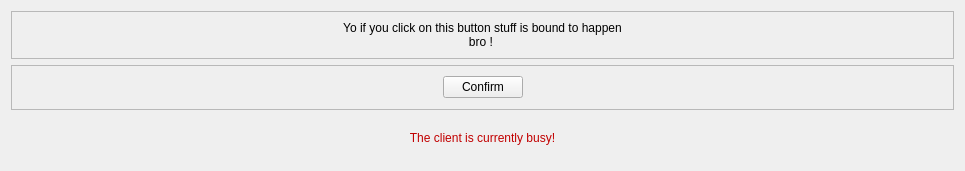
<?xml version="1.0" encoding="UTF-8"?>
<ui version="4.0">
 <class>confirmWidget</class>
 <widget class="QWidget" name="confirmWidget">
  <property name="geometry">
   <rect>
    <x>0</x>
    <y>0</y>
    <width>965</width>
    <height>171</height>
   </rect>
  </property>
  <property name="windowTitle">
   <string>Form</string>
  </property>
  <property name="styleSheet">
   <string notr="true"/>
  </property>
  <layout class="QVBoxLayout" name="verticalLayout_2" stretch="0,0,0">
   <item>
    <widget class="QFrame" name="frame_2">
     <property name="frameShape">
      <enum>QFrame::StyledPanel</enum>
     </property>
     <property name="frameShadow">
      <enum>QFrame::Raised</enum>
     </property>
     <layout class="QHBoxLayout" name="horizontalLayout" stretch="0,0,0">
      <item>
       <spacer name="horizontalSpacer">
        <property name="orientation">
         <enum>Qt::Horizontal</enum>
        </property>
        <property name="sizeHint" stdset="0">
         <size>
          <width>40</width>
          <height>20</height>
         </size>
        </property>
       </spacer>
      </item>
      <item>
       <widget class="QLabel" name="label">
        <property name="maximumSize">
         <size>
          <width>800</width>
          <height>16777215</height>
         </size>
        </property>
        <property name="text">
         <string>Yo if you click on this button stuff is bound to happen bro ! </string>
        </property>
        <property name="alignment">
         <set>Qt::AlignCenter</set>
        </property>
        <property name="wordWrap">
         <bool>true</bool>
        </property>
       </widget>
      </item>
      <item>
       <spacer name="horizontalSpacer_2">
        <property name="orientation">
         <enum>Qt::Horizontal</enum>
        </property>
        <property name="sizeHint" stdset="0">
         <size>
          <width>40</width>
          <height>20</height>
         </size>
        </property>
       </spacer>
      </item>
     </layout>
    </widget>
   </item>
   <item>
    <widget class="QFrame" name="frame_3">
     <property name="frameShape">
      <enum>QFrame::StyledPanel</enum>
     </property>
     <property name="frameShadow">
      <enum>QFrame::Raised</enum>
     </property>
     <layout class="QHBoxLayout" name="horizontalLayout_2">
      <item>
       <spacer name="horizontalSpacer_3">
        <property name="orientation">
         <enum>Qt::Horizontal</enum>
        </property>
        <property name="sizeHint" stdset="0">
         <size>
          <width>40</width>
          <height>20</height>
         </size>
        </property>
       </spacer>
      </item>
      <item>
       <widget class="QPushButton" name="confirmButton">
        <property name="maximumSize">
         <size>
          <width>250</width>
          <height>16777215</height>
         </size>
        </property>
        <property name="text">
         <string>Confirm</string>
        </property>
       </widget>
      </item>
      <item>
       <spacer name="horizontalSpacer_4">
        <property name="orientation">
         <enum>Qt::Horizontal</enum>
        </property>
        <property name="sizeHint" stdset="0">
         <size>
          <width>40</width>
          <height>20</height>
         </size>
        </property>
       </spacer>
      </item>
     </layout>
    </widget>
   </item>
   <item>
    <widget class="QLabel" name="clientBusyLabel">
     <property name="styleSheet">
      <string notr="true">color: rgb(193, 0, 0);</string>
     </property>
     <property name="text">
      <string>The client is currently busy!</string>
     </property>
     <property name="alignment">
      <set>Qt::AlignCenter</set>
     </property>
    </widget>
   </item>
  </layout>
 </widget>
 <resources/>
 <connections/>
</ui>
